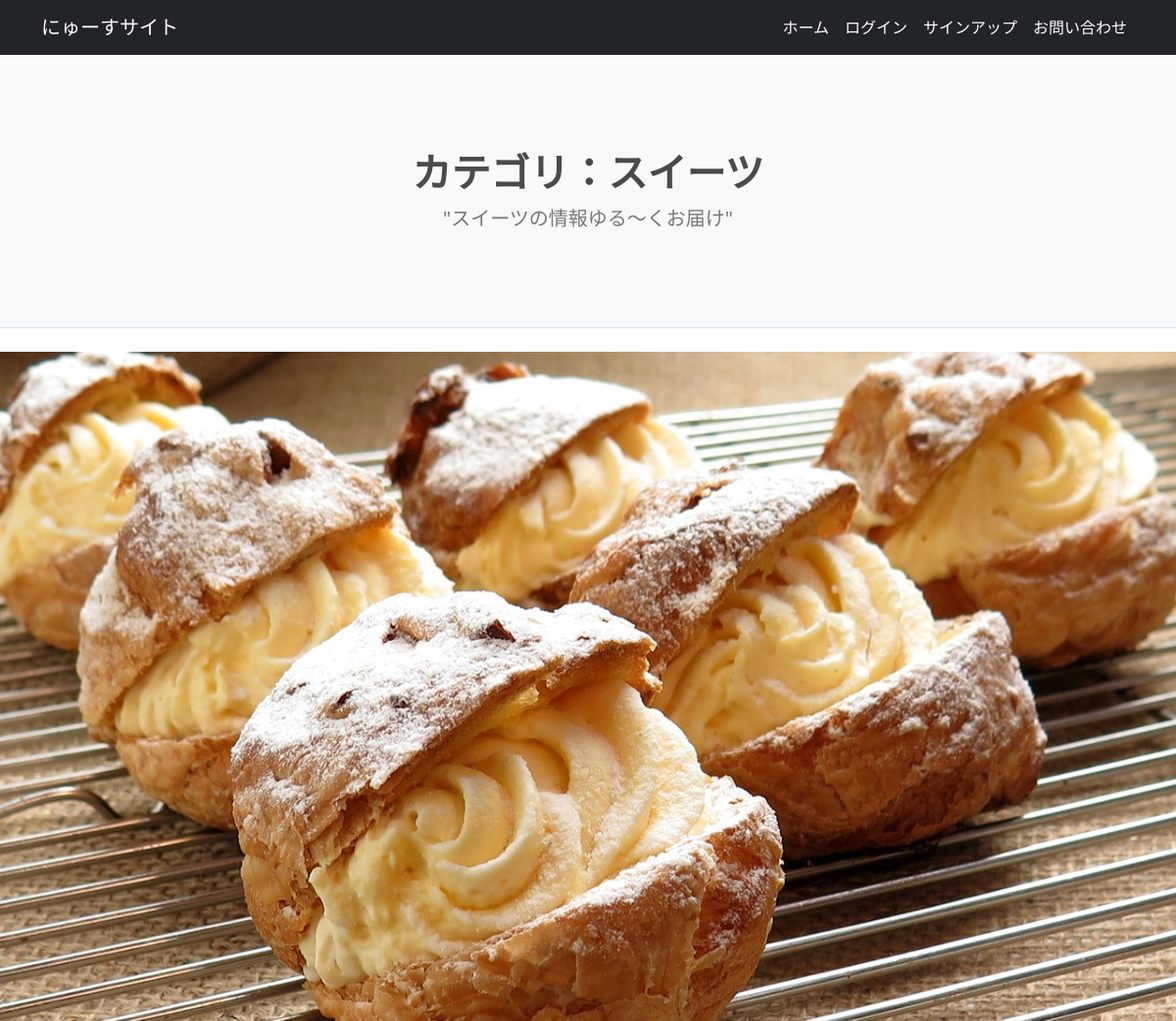
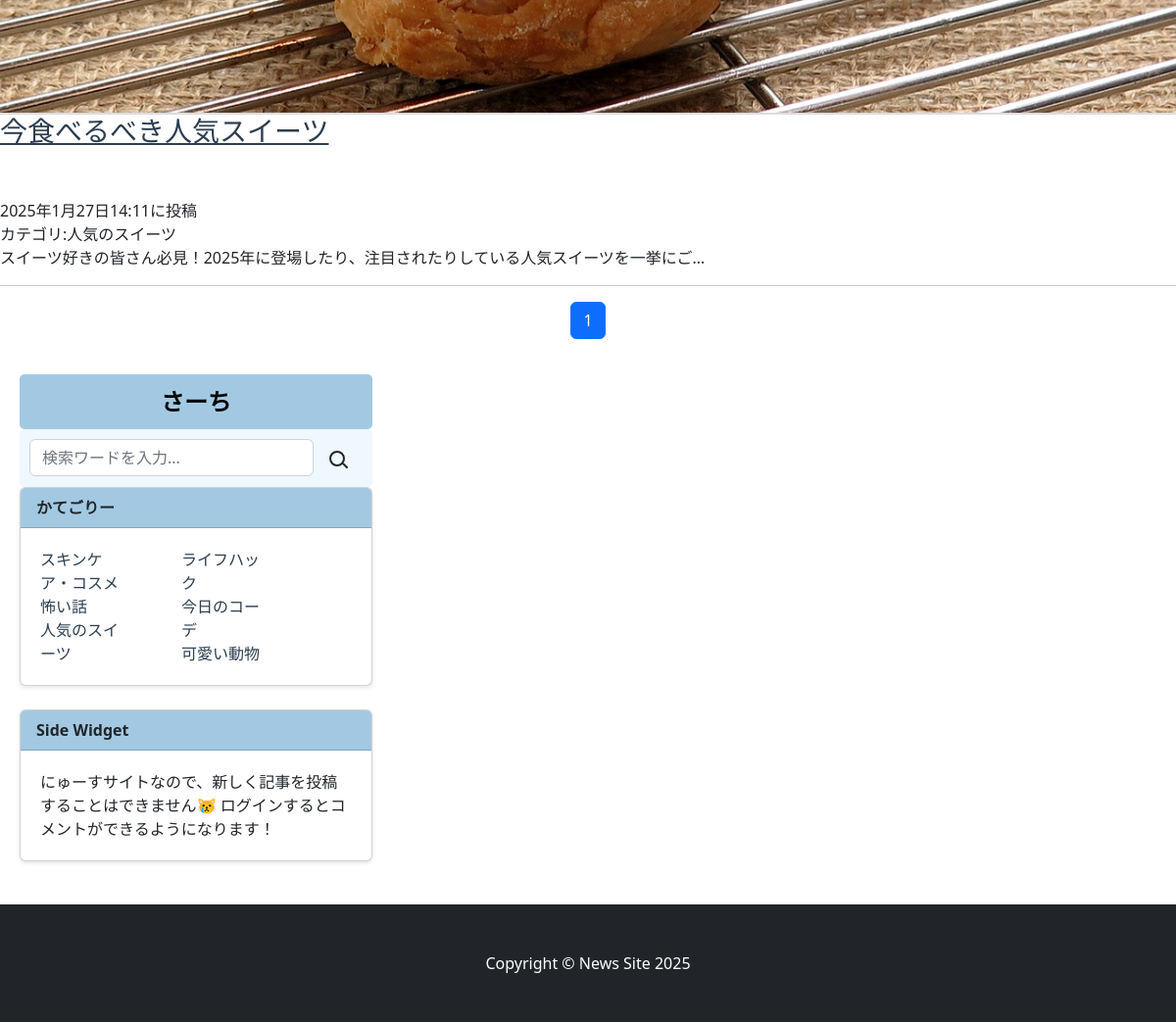
Screenshot of /sweets_list/ with the database file from the repository (2 pictures, top to bottom).
### newsapp2/models.py (models this page shows, shortened)
class NewsPost(models.Model):
    CATEGORY = (('スキンケア・コスメ','肌を愛でる毎日。注目のスキンケアとコスメをチェック'),
                ('怖い話','ゾクッとする恐怖体験、あなたの心を震わせる怪談'),
                ('人気のスイーツ','甘い幸せ、今食べたい人気スイーツをチェック！'),
                ('ライフハック','生活をもっと快適に！知って得するライフハック集'),
                ('今日のコーデ','今日のコーデで決まる！毎日のスタイルアイデア'),
                ('可愛い動物','癒される瞬間、可愛い動物たちの癒し動画＆写真')
                )
    title = models.CharField(
        max_length=100,
        verbose_name='タイトル')
    content = models.TextField(verbose_name='本文')
    posted_at = models.DateTimeField(
        auto_now_add=True,
        verbose_name='投稿日時')
    category = models.CharField(
        max_length=50,
        choices=CATEGORY,
        verbose_name='カテゴリ')
    likes = models.PositiveIntegerField(default=0)  # いいね数を保存するフィールド

### newsapp2/views.py (the view)
# urls.py: path('sweets_list/', views.SweetsListView.as_view(), name='sweets_list'),
class SweetsListView(ListView):
    template_name = 'sweets_list.html'
    model = NewsPost
    context_object_name = 'sweets_records'
    queryset = NewsPost.objects.filter(category='人気のスイーツ').order_by('-posted_at')
    paginate_by=10

### newsapp2/templates/sweets_list.html (shortened to what this page needs)
{% extends 'base.html' %}
{% load static %}
{% block title %}カテゴリ：スイーツ{% endblock %}
{% block subtitle %}"スイーツの情報ゆる～くお届け"{% endblock %}
{% block content %}
<header class="masthead"
style="background-image: url({% static 'assets/img/sui-tu.jpg' %})"></header>
    {% for record in sweets_records %}
    <a href="{% url 'newsapp2:news_detail' record.pk %}">
        <div class="title">
            <h3><a href="{% url 'newsapp2:news_detail' record.pk %}">{{record.title}}</a></h3>
        </div>
        <br>
        <div class="time">{{record.posted_at}}に投稿</div>
        <div class="category">カテゴリ:{{record.category}}</div>
        <div class="content">{{record.content|truncatechars:50|safe}}</div>
        <hr>
    {% endfor %}
{% include 'pagination.html' %}
{% endblock %}

### rows the page displays
NewsPost: title "今食べるべき人気スイーツ", posted_at "2025年1月27日14:11", category "人気のスイーツ", content "スイーツ好きの皆さん必見！2025年に登場したり、注目されたりしている人気スイーツを一挙にご…"

### other values shown
{{ num }} "1"
